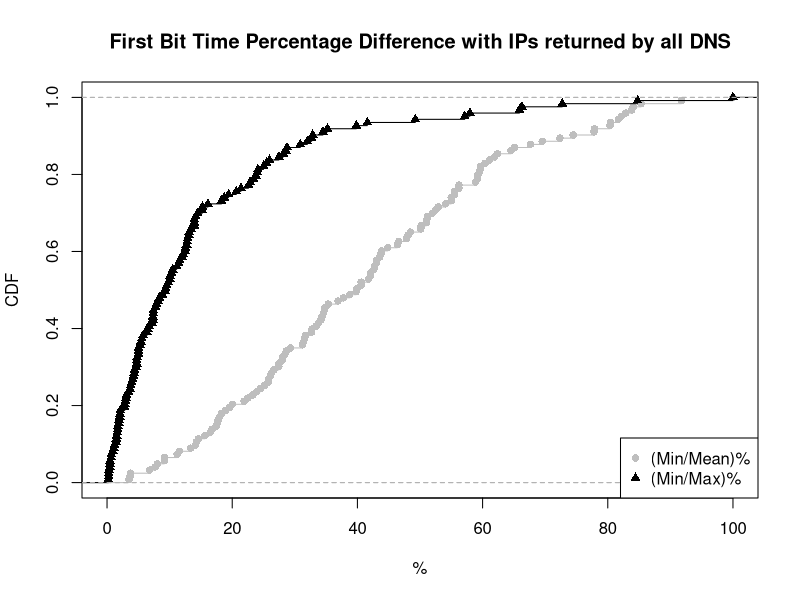

Reproduce this figure in R.
mean_min <- c(54.103743, 18.263324, 35.333707, 3.746398, 17.417194, 48.460642, 31.429515, 72.364971, 81.687898, 85.333333, 25.767320, 43.861962, 16.479401, 44.845484, 26.075048, 83.832335, 36.905871, 33.419414, 31.210006, 40.602342, 77.798861, 51.203501, 9.173356, 22.500670, 58.869094, 23.897458, 42.076503, 59.186116, 39.957533, 26.653504, 6.794135, 43.013776, 43.564356, 27.941176, 40.601504, 46.381900, 32.741617, 11.199447, 56.218152, 3.504043, 16.759777, 47.857230, 19.592875, 65.125877, 43.762858, 43.066884, 91.752577, 100.000000, 52.434457, 52.900588, 31.708225, 26.285367, 55.545617, 50.127476, 50.185874, 74.468085, 38.779174, 31.578947, 82.142857, 11.556135, 59.701493, 42.114859, 28.632025, 51.958763, 28.427018, 42.622951, 64.529734, 14.281827, 25.714900, 60.383752, 14.145439, 7.671817, 8.048564, 17.999078, 23.311676, 32.681388, 37.764777, 18.937759, 51.009017, 48.103078, 84.052533, 51.087807, 59.615385, 42.700730, 55.498458, 34.710744, 27.441882, 39.803440, 24.504505, 3.667925, 69.526758, 54.975124, 46.614009, 17.619603, 61.935484, 34.323432, 34.189738, 67.636110, 13.371454, 20.025747, 14.586475, 54.986523, 27.482069, 9.147039, 77.880795, 29.318770, 41.758242, 82.853855, 80.417755, 56.230032, 62.391681, 61.117196, 15.641436, 34.848485, 80.347826, 59.449541, 27.996716, 21.900232, 33.821349, 59.178205, 34.546292, 17.760237, 25.170307)

max_min <- c(13.114754, 4.243827, 13.409962, 0.649351, 4.727273, 8.355091, 5.573770, 32.857143, 66.279070, 72.727273, 13.087935, 5.392419, 5.755396, 6.382979, 3.043478, 32.692308, 15.207373, 11.133603, 18.271605, 10.035842, 19.431280, 7.926829, 0.948276, 7.148936, 22.877784, 9.337861, 10.294118, 12.874251, 7.389163, 2.835539, 1.632438, 14.173228, 10.476190, 5.248619, 14.473684, 9.539474, 21.391753, 0.643317, 15.227934, 0.452899, 10.091743, 18.733961, 4.622642, 25.962488, 8.823529, 7.407407, 84.761905, 100.000000, 12.785388, 23.793103, 8.132875, 2.080624, 22.585925, 7.319588, 13.940520, 11.456628, 6.521739, 12.149533, 28.750000, 1.209329, 34.482759, 23.404255, 0.476190, 30.882353, 7.297605, 25.000000, 13.953488, 3.388634, 6.701031, 27.442827, 1.401500, 2.020202, 2.107896, 0.318916, 3.790984, 11.974110, 28.571429, 0.439883, 4.796512, 12.444444, 65.882353, 4.339964, 28.181818, 9.386282, 11.627907, 4.746318, 0.274398, 2.963776, 1.085348, 0.220972, 41.587302, 9.798271, 1.720002, 1.886792, 32.000000, 5.031447, 1.518603, 20.647773, 1.488372, 4.382121, 1.906158, 13.934426, 3.963415, 0.256575, 39.837398, 4.087193, 12.541254, 57.971014, 57.142857, 16.117216, 25.487728, 35.227273, 3.127572, 5.043860, 49.253731, 24.107143, 3.677343, 2.857143, 7.763975, 24.038462, 5.050505, 1.727116, 12.698413)

mean_min_val = ecdf(mean_min)
max_min_val = ecdf(max_min)

plot(mean_min_val, lty=1, col="grey", pch = 16, xlab="%", ylab="CDF", main="First Bit Time Percentage Difference with IPs returned by all DNS", xlim=c(0, 100))
lines(max_min_val, pch = 17)

legend("bottomright",  pch = c(16, 17), legend=c("(Min/Mean)%", "(Min/Max)%"), col=c("grey", "black"))
